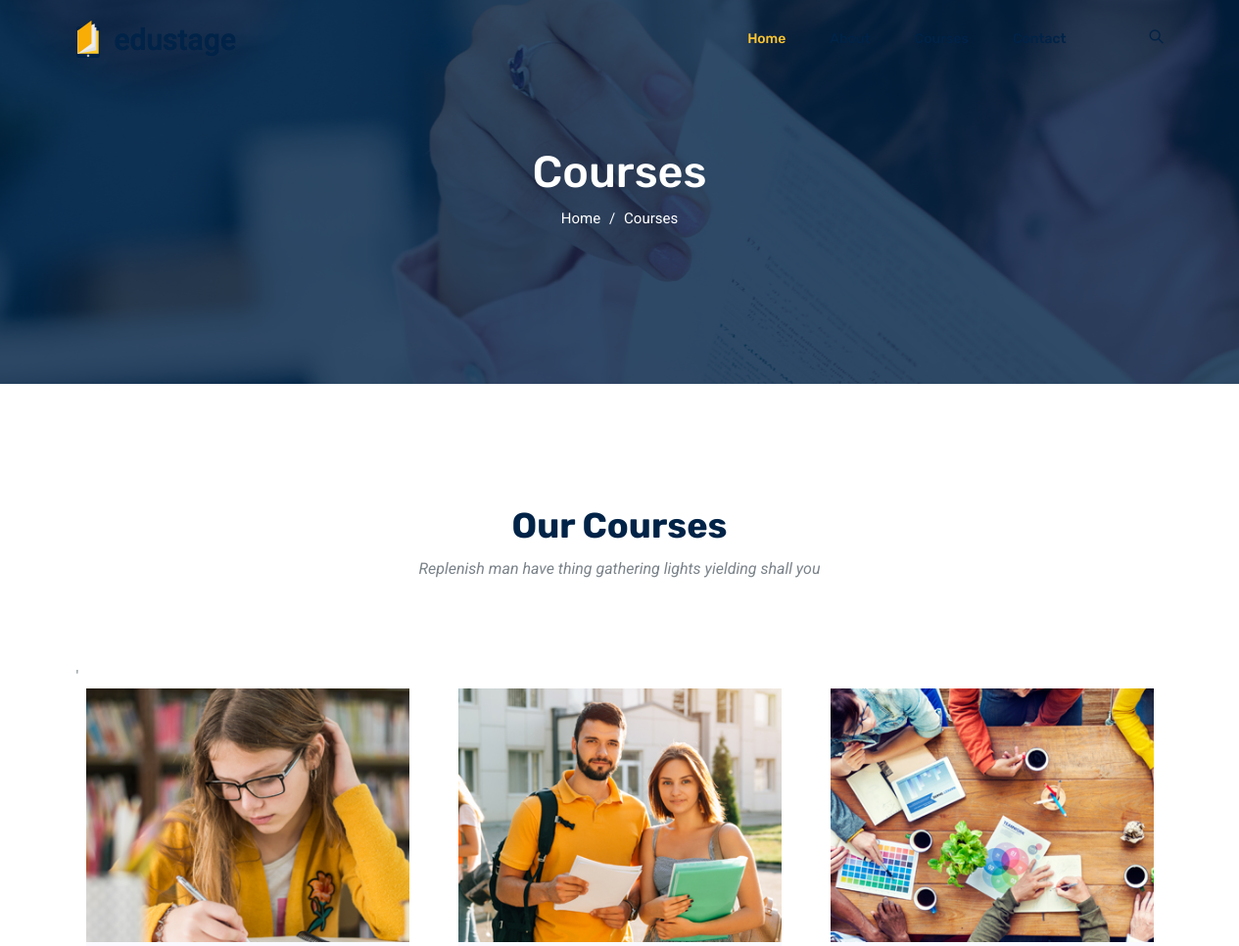
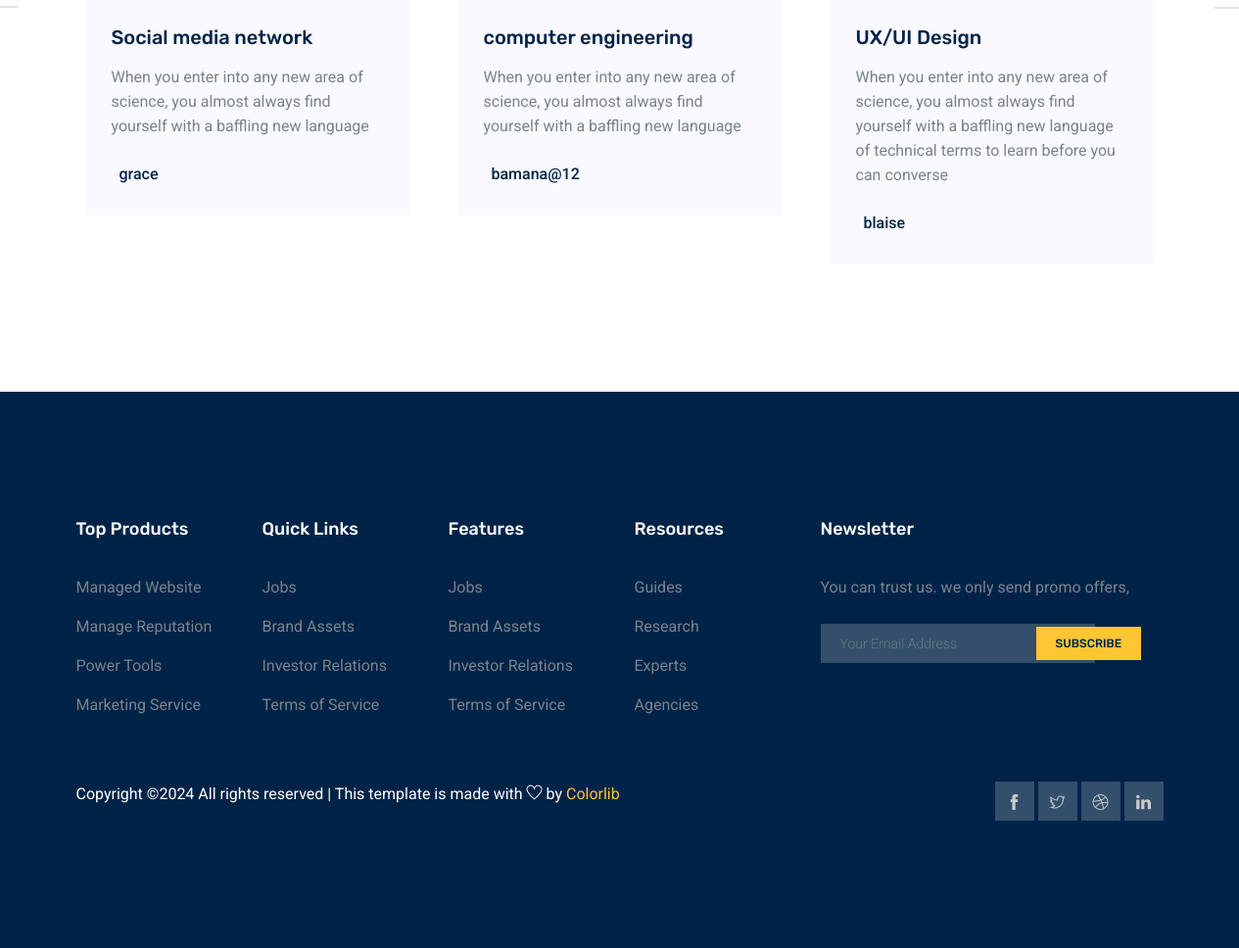
Page /courses/ on the committed database (2 pictures, top to bottom).
### app/models.py (models this page shows, shortened)
class Course(models.Model):
    title = models.CharField (max_length=200)
    description = models.TextField()
    instructor = models.OneToOneField(User, on_delete= models.CASCADE)
    created_at = models.DateTimeField(auto_now_add= True)
    image_course = models.ImageField(upload_to='courseimg')

### app/views.py (the view)
# urls.py: path('courses/', views.courses, name='courses'),
def courses(request, ):
    courses = Course.objects.all()
    return render(request, "app/courses.html", {'courses': courses})

### app/templates/app/courses.html
{% extends 'app/base.html' %}
{% load static %}
{%block content%}
{% block banner-slider %}
    <section class="banner_area">
      <div class="banner_inner d-flex align-items-center">
        <div class="overlay"></div>
        <div class="container">
          <div class="row justify-content-center">
            <div class="col-lg-6">
              <div class="banner_content text-center">
                <h2>Courses</h2>
                <div class="page_link">
                  <a href="index.html">Home</a>
                  <a href="courses.html">Courses</a>
                </div>
              </div>
            </div>
          </div>
        </div>
      </div>
    </section>
{% endblock banner-slider %}
    <div class="popular_courses section_gap_top">
      <div class="container">
        <div class="row justify-content-center">
          <div class="col-lg-5">
            <div class="main_title">
              <h2 class="mb-3">Our Courses</h2>
              <p>
                Replenish man have thing gathering lights yielding shall you
              </p>
            </div>
          </div>
        </div>
        <div class="row">
          <div class="col-lg-12">
            <div class="owl-carousel active_course">
              {% for course in courses %}
              <div class="single_course">
                <div class="course_head">
                  <img class="img-fluid" src="{{ course.image_course.url }}" alt="" />
                </div>
                <div class="course_content">
                  <h4 class="mb-3">
                    <a href="{%url 'course_details' pk=course.pk%}">{{ course.title }}</a>
                  </h4>
                  <p>
                    {{ course.description }}
                  </p>
                  <div
                    class="course_meta d-flex justify-content-lg-between align-items-lg-center flex-lg-row flex-column mt-4"
                  >
                    <div class="authr_meta">
                      <span class="d-inline-block ml-2">{{ course.instructor }}</span>
                    </div>
                  </div>
                </div>
              </div>
              {% endfor %}
              '
            </div>
          </div>
        </div>
      </div>
    </div>
{%endblock content%}

### app/templates/app/base.html (shortened to what this page needs)
{% load static %}
<!DOCTYPE html>
<html lang="en">
<head>
    <link rel="stylesheet" href="{% static 'app/css/bootstrap.css'%}" />
    <link rel="stylesheet" href="{% static 'app/css/flaticon.css'%}" />
    <link rel="stylesheet" href="{% static 'app/css/themify-icons.css'%}" />
    <link rel="stylesheet" href="{% static 'app/vendors/owl-carousel/owl.carousel.min.css'%}" />
    <link rel="stylesheet" href="{% static 'app/vendors/nice-select/css/nice-select.css'%}" />
    <link rel="stylesheet" href="{% static 'app/css/style.css'%}" />
</head>
<body>
    <header class="header_area">
      <div class="main_menu">
        <nav class="navbar navbar-expand-lg navbar-light">
          <div class="container">
            <a class="navbar-brand logo_h" href="{% url 'home'%}"
              ><img src="img/logo.png" alt=""
            /></a>
            <div
              class="collapse navbar-collapse offset"
              id="navbarSupportedContent"
            >
              <ul class="nav navbar-nav menu_nav ml-auto">
                <li class="nav-item active">
                  <a class="nav-link" href="{% url 'home'%}">Home</a>
                </li>
                <li class="nav-item">
                  <a class="nav-link" href="{% url 'about'%}">About</a>
                </li>
                <li class="nav-item">
                  <a class="nav-link" href="{% url 'courses'%}">Courses</a>
                </li>
                <li class="nav-item">
                  <a class="nav-link" href="{% url 'contact'%}">Contact</a>
                </li>
                <li class="nav-item">
                  <a href="#" class="nav-link search" id="search">
                    <i class="ti-search"></i>
                  </a>
                </li>
              </ul>
            </div>
          </div>
        </nav>
      </div>
    </header>
  {%block content%}{%endblock content%}
    <footer class="footer-area section_gap">
      <div class="container">
        <div class="row">
          <div class="col-lg-2 col-md-6 single-footer-widget">
            <h4>Top Products</h4>
            <ul>
              <li><a href="#">Managed Website</a></li>
              <li><a href="#">Manage Reputation</a></li>
              <li><a href="#">Power Tools</a></li>
              <li><a href="#">Marketing Service</a></li>
            </ul>
          </div>
          <div class="col-lg-2 col-md-6 single-footer-widget">
            <h4>Quick Links</h4>
            <ul>
              <li><a href="#">Jobs</a></li>
              <li><a href="#">Brand Assets</a></li>
              <li><a href="#">Investor Relations</a></li>
              <li><a href="#">Terms of Service</a></li>
            </ul>
          </div>
          <div class="col-lg-2 col-md-6 single-footer-widget">
            <h4>Features</h4>
            <ul>
              <li><a href="#">Jobs</a></li>
              <li><a href="#">Brand Assets</a></li>
              <li><a href="#">Investor Relations</a></li>
              <li><a href="#">Terms of Service</a></li>
            </ul>
          </div>
          <div class="col-lg-2 col-md-6 single-footer-widget">
            <h4>Resources</h4>
            <ul>
              <li><a href="#">Guides</a></li>
              <li><a href="#">Research</a></li>
              <li><a href="#">Experts</a></li>
              <li><a href="#">Agencies</a></li>
            </ul>
          </div>
          <div class="col-lg-4 col-md-6 single-footer-widget">
            <h4>Newsletter</h4>
            <p>You can trust us. we only send promo offers,</p>
            <div class="form-wrap" id="mc_embed_signup">
              <form
                target="_blank"
                action="https://spondonit.us12.list-manage.com/subscribe/post?u=1462626880ade1ac87bd9c93a&amp;id=92a4423d01"
                method="get"
                class="form-inline"
              >
                <input
                  class="form-control"
                  name="EMAIL"
                  placeholder="Your Email Address"
                  onfocus="this.placeholder = ''"
                  onblur="this.placeholder = 'Your Email Address'"
                  required=""
                  type="email"
                />
                <button class="click-btn btn btn-default">
                  <span>subscribe</span>
                </button>
              </form>
            </div>
          </div>
        </div>
        <div class="row footer-bottom d-flex justify-content-between">
          <p class="col-lg-8 col-sm-12 footer-text m-0 text-white">
Copyright &copy;<script>document.write(new Date().getFullYear());</script> All rights reserved | This template is made with <i class="ti-heart" aria-hidden="true"></i> by <a href="https://colorlib.com" target="_blank">Colorlib</a>
          </p>
          <div class="col-lg-4 col-sm-12 footer-social">
            <a href="#"><i class="ti-facebook"></i></a>
            <a href="#"><i class="ti-twitter"></i></a>
            <a href="#"><i class="ti-dribbble"></i></a>
            <a href="#"><i class="ti-linkedin"></i></a>
          </div>
        </div>
      </div>
    </footer>
</body>
</html>

### rows in the picture
Course: image_course (picture), title "Social media network", description "When you enter into any new area of science, you almost always find yourself with a baffling new language", instructor "grace"
Course: image_course (picture), title "computer engineering", description "When you enter into any new area of science, you almost always find yourself with a baffling new language", instructor "bamana@12"
Course: image_course (picture), title "UX/UI Design", description "When you enter into any new area of science, you almost always find yourself with a baffling new language of technical terms to learn before you can converse", instructor "blaise"
